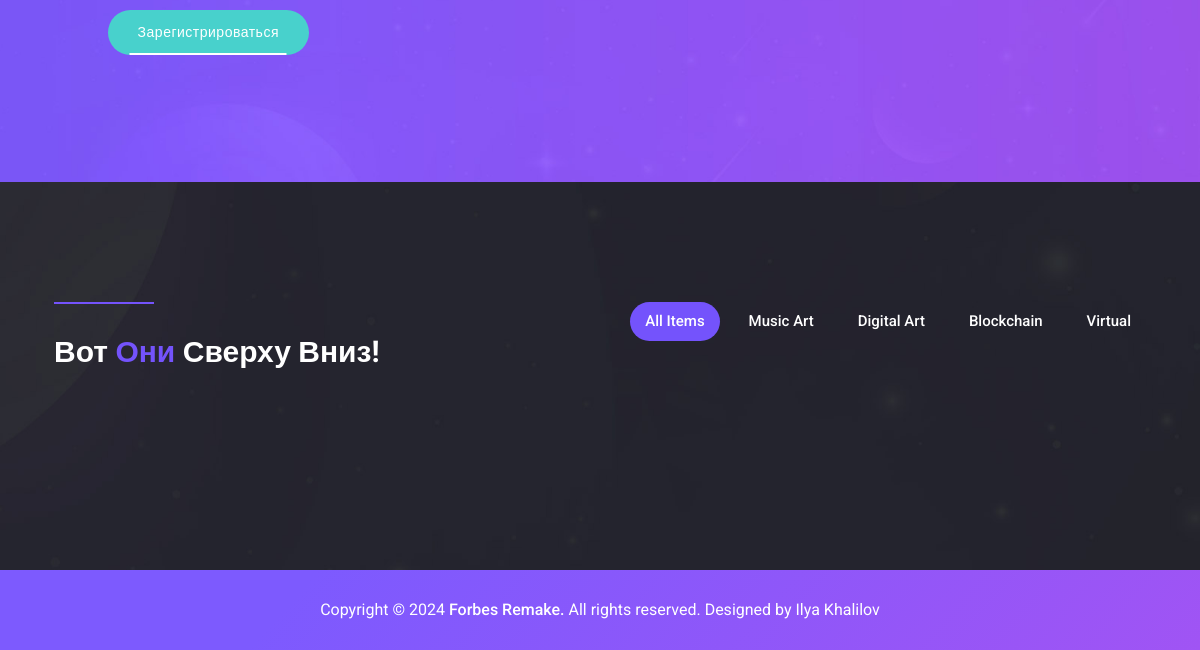
The app's page / (lower part), older data.
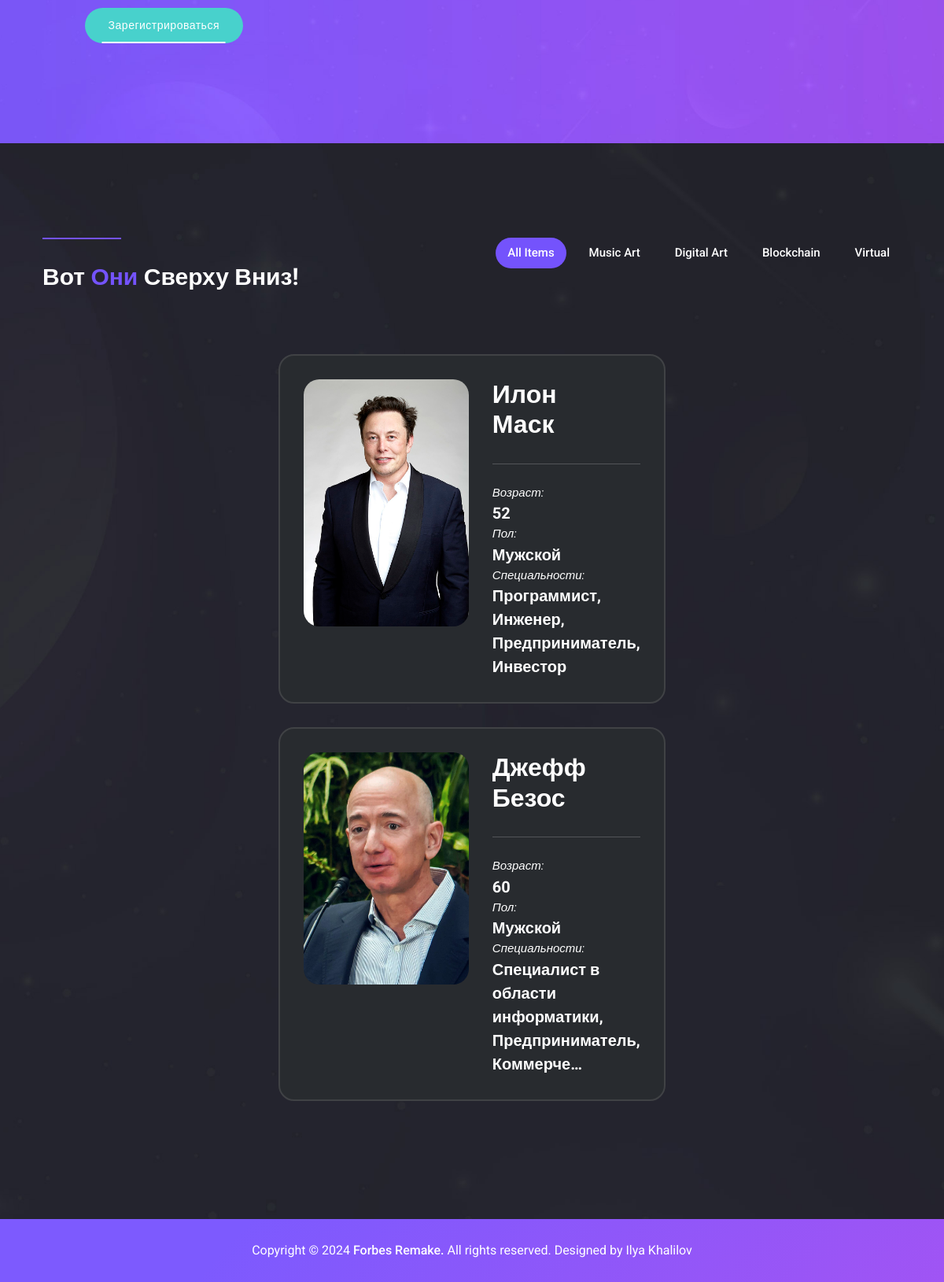
The same page, newer data.
### app/models.py (models this page shows, shortened)
class MyPerson(models.Model):
    first_name = models.CharField(max_length=200)
    last_name = models.CharField(max_length=200)
    age = models.PositiveSmallIntegerField()
    gender = models.PositiveSmallIntegerField(
        choices=(
            (1, 'Не указано'),
            (2, 'Мужчина'),
            (3, 'Женщина'),
        )
    )
    photo = models.FileField(upload_to='media/main_photos')
    majority = models.CharField(max_length=200)
    short_description = models.TextField()
    class Meta:
        verbose_name = 'Краткая инфа о человеке'
        verbose_name_plural = 'Краткая инфа о людях'

### app/views.py (the view)
# urls.py: path('', render_main, name='index'),
def render_main(request):
    persons = MyPerson.objects.all()
    return render(request, 'app/index.html', {'persons': persons})

### app/templates/app/index.html (shortened to what this page needs)
<!DOCTYPE html>
{% extends 'base.html' %}
{% load static %}
{% block head %}
<head>
</head>
{% endblock %}
{% block content %}
<body>
  <div class="create-nft">
    <div class="container">
      <div class="row">
        <div class="col-lg-8">
        </div>
        <div class="col-lg-3">
          <div class="main-button">
            <a href="{% url 'create' %}">Зарегистрироваться</a>
          </div>
        </div>
      </div>
    </div>
  </div>
  <div class="currently-market" id="persons">
    <div class="container">
      <div class="row">
        <div class="col-lg-6">
          <div class="section-heading">
            <div class="line-dec"></div>
            <h2>Вот <em>они</em> сверху вниз!</h2>
          </div>
        </div>
        <div class="col-lg-6">
          <div class="filters">
            <ul>
              <li data-filter="*"  class="active">All Items</li>
              <li data-filter=".msc">Music Art</li>
              <li data-filter=".dig">Digital Art</li>
              <li data-filter=".blc">Blockchain</li>
              <li data-filter=".vtr">Virtual</li>
            </ul>
          </div>
        </div>
        <div class="col-lg-12">
            {% for person in persons %}
              <div class="col-lg-6 currently-market-item all msc">
              <div class="item">
                <div class="left-image">
                  <a href="{% url 'detail' person.id %}">
                    <img src="{{ person.photo.url }}" alt="" style="border-radius: 20px; max-width: 600px;">
                  </a>
                </div>
                <div class="right-content">
                  <h2>
                    {{ person.first_name }}<br>
                    {{ person.last_name }}
                  </h2>
                  <div class="line-dec"></div>
                  <span>
                    <em>Возраст:</em><br><strong>{{ person.age }}</strong><br>
                    <em>Пол:</em><br><strong>
                    {% if person.gender == 0 %}
                      Не указано
                    {% elif person.gender == 1 %}
                      Женский
                    {% elif person.gender == 2 %}
                      Мужской
                    {% endif %}
                    <br>
                    </strong>
                    <em>Специальности:</em><br><strong>{{ person.majority|truncatechars:60 }}</strong><br>
                  </span>
                </div>
              </div>
            </div>
            {% endfor %}
        </div>
      </div>
    </div>
  </div>
  </body>
{% endblock %}

### app/templates/base.html (shortened to what this page needs)
<!DOCTYPE html>
{% load static %}
<html lang="en">
<head>
    <link href="https://cdn.jsdelivr.net/npm/bootstrap@5.3.3/dist/css/bootstrap.min.css" rel="stylesheet">
    {% block head %}
    {% endblock %}
    <link href="{% static 'css/bootstrap.min.css' %}" rel="stylesheet">
    <link rel="stylesheet" href="{% static 'css/fontawesome.css' %}">
    <link rel="stylesheet" href="{% static 'css/templatemo-liberty-market.css' %}">
    <link rel="stylesheet" href="{% static 'css/owl.css' %}">
    <link rel="stylesheet" href="{% static 'css/animate.css' %}">
    <link rel="stylesheet" href="{% static 'css/for-forms.css' %}">
    <link rel="stylesheet" href="{% static 'css/beauty-fonts.css' %}">
    <link rel="stylesheet" href="https://unpkg.com/swiper@7/swiper-bundle.min.css"/>
</head>
<body>
    {% block content %}
    {% endblock %}
  <footer>
    <div class="container">
      <div class="row">
        <div class="col-lg-12">
          <p>Copyright © 2024 <a href="{% url 'index' %}">Forbes Remake.</a> All rights reserved.
          Designed by Ilya Khalilov
              </p>
        </div>
      </div>
    </div>
  </footer>
</body>
</html>

### static/css/templatemo-liberty-market.css (style rules this page uses)
html, body, div, span, applet, object, iframe, h1, h2, h3, h4, h5, h6, p, blockquote, div pre, a, abbr, acronym, address, big, cite, code, del, dfn, em, font, img, ins, kbd, q, s, samp, small, strike, strong, sub, sup, tt, var, b, u, i, center, dl, dt, dd, ol, ul, li, figure, header, nav, section, article, aside, footer, figcaption { margin: 0; padding: 0; border: 0; outline: 0; }
ul, li { padding: 0; margin: 0; list-style: none; }
header, nav, section, article, aside, footer, hgroup { display: block; }
* { box-sizing: border-box; }
html, body { font-family: 'Roboto', sans-serif; font-weight: 400; background-color: #1e1e1e; font-size: 16px; -ms-text-size-adjust: 100%; -webkit-font-smoothing: antialiased; -moz-osx-font-smoothing: grayscale; }
a { text-decoration: none !important; }
h1, h2, h3, h4, h5, h6 { margin-top: 0px; margin-bottom: 0px; color: #fff; font-weight: 700; }
ul { margin-bottom: 0px; }
p { font-size: 16px; line-height: 30px; color: #fff; }
img { width: 100%; overflow: hidden; }
html, body { background: #fff; font-family: 'Roboto', sans-serif; }
.main-button a { font-size: 14px; color: #fff; background-color: #48D1CC; padding: 12px 30px; display: inline-block; border-radius: 25px; font-weight: 500; text-transform: capitalize; letter-spacing: 0.5px; transition: all .3s; position: relative; overflow: hidden; }
.main-button a:after { width: 78%; height: 2px; background-color: #fff; content: ''; position: absolute; left: 50%; bottom: 0; transform: translateX(-50%); }
.section-heading { position: relative; z-index: 2; margin-top: 0px; margin-bottom: 80px; text-align: center; }
.section-heading .line-dec { width: 100px; height: 2px; background-color: #7453fc; margin: 0 auto 30px auto; }
.section-heading h2 { margin-top: 10px; line-height: 36px; font-size: 30px; font-weight: 700; text-transform: capitalize; color: #fff; }
.section-heading h2 em { color: #7453fc; font-style: normal; }
.create-nft { background-image: url(../images/main-bg.jpg); background-repeat: no-repeat; background-position: center center; background-size: cover; padding: 120px 0px; position: relative; }
.create-nft .main-button { text-align: right; }
.currently-market { background-image: url(../images/dark-bg.jpg); background-repeat: no-repeat; background-position: center center; background-size: cover; padding: 120px 0px; position: relative; }
.currently-market-item { width: 45%; margin: 0 auto; }
.currently-market .section-heading { text-align: left; }
.currently-market .section-heading .line-dec { margin-left: 0; }
.currently-market .filters { text-align: right; }
.currently-market .filters ul li { display: inline-block; margin-left: 10px; font-size: 15px; color: #fff; font-weight: 500; padding: 8px 15px; border-radius: 20px; cursor: pointer; transition: all .3s; }
.currently-market .filters ul li:first-child { margin-left: 0px; }
.currently-market .filters ul li.active, .currently-market .filters ul li:hover { background-color: #7453fc; }
.currently-market .item { background-color: #282b2f; border: 2px solid #404245; border-radius: 20px; padding: 30px; display: flex; margin-bottom: 30px; }
.currently-market .item .right-content { margin-left: 30px; width: 100%; }
.currently-market .item span { color: #fff; display: inline-block; font-size: 15px; }
.currently-market .item .line-dec { width: 100%; height: 1px; background-color: rgba(255, 255, 255, 0.2); margin-bottom: 25px; margin-top: 30px; }
.currently-market .item span strong { font-size: 20px; }
footer { background: rgb(125,90,254); background: linear-gradient(132deg, rgba(125,90,254,1) 25%, rgba(160,84,244,1) 100%); text-align: center; padding: 25px 0px; }
footer p { color: #fff; }
footer p a { color: #fff; font-weight: 500; transition: all .3s; }
body { overflow-x: hidden; }

Row changes from the older to the newer data that the page shows:
added MyPerson: photo (picture), first_name "Илон", last_name "Маск", age "52", gender "Мужской", majority "Программист, Инженер, Предприниматель, Инвестор"
added MyPerson: photo (picture), first_name "Джефф", last_name "Безос", age "60", gender "Мужской", majority "Специалист в области информатики, Предприниматель, Коммерче…"
